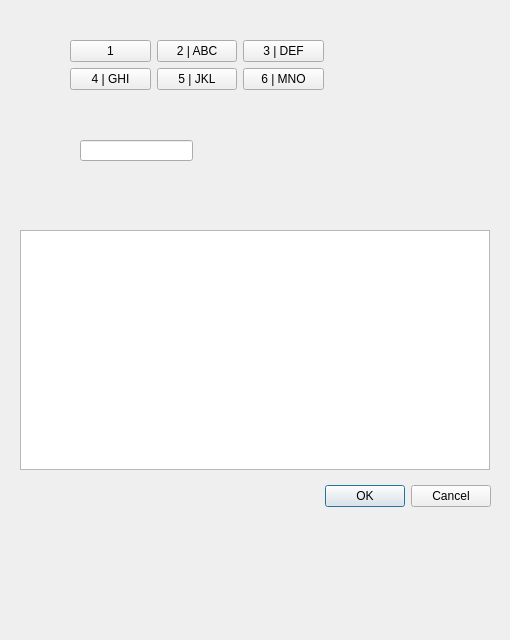
<?xml version="1.0" encoding="UTF-8"?>
<ui version="4.0">
 <class>DialogWindowT9</class>
 <widget class="QDialog" name="DialogWindowT9">
  <property name="geometry">
   <rect>
    <x>0</x>
    <y>0</y>
    <width>510</width>
    <height>640</height>
   </rect>
  </property>
  <property name="windowTitle">
   <string>Dialog</string>
  </property>
  <widget class="QDialogButtonBox" name="buttonBox">
   <property name="geometry">
    <rect>
     <x>20</x>
     <y>480</y>
     <width>471</width>
     <height>32</height>
    </rect>
   </property>
   <property name="orientation">
    <enum>Qt::Horizontal</enum>
   </property>
   <property name="standardButtons">
    <set>QDialogButtonBox::Cancel|QDialogButtonBox::Ok</set>
   </property>
  </widget>
  <widget class="QTableWidget" name="tableWidget">
   <property name="geometry">
    <rect>
     <x>20</x>
     <y>230</y>
     <width>470</width>
     <height>240</height>
    </rect>
   </property>
  </widget>
  <widget class="QWidget" name="gridLayoutWidget">
   <property name="geometry">
    <rect>
     <x>70</x>
     <y>40</y>
     <width>254</width>
     <height>50</height>
    </rect>
   </property>
   <layout class="QGridLayout" name="gridLayout">
    <item row="0" column="1">
     <widget class="QPushButton" name="pushButton_2_ABC">
      <property name="text">
       <string>2 | ABC</string>
      </property>
     </widget>
    </item>
    <item row="0" column="2">
     <widget class="QPushButton" name="pushButton_3_DEF">
      <property name="text">
       <string>3 | DEF</string>
      </property>
     </widget>
    </item>
    <item row="0" column="0">
     <widget class="QPushButton" name="pushButton">
      <property name="text">
       <string>1</string>
      </property>
     </widget>
    </item>
    <item row="1" column="0">
     <widget class="QPushButton" name="pushButton_4_GHI">
      <property name="text">
       <string>4 | GHI</string>
      </property>
     </widget>
    </item>
    <item row="1" column="1">
     <widget class="QPushButton" name="pushButton_5_JKL">
      <property name="text">
       <string>5 | JKL</string>
      </property>
     </widget>
    </item>
    <item row="1" column="2">
     <widget class="QPushButton" name="pushButton_6_MNO">
      <property name="text">
       <string>6 | MNO</string>
      </property>
     </widget>
    </item>
   </layout>
  </widget>
  <widget class="QLineEdit" name="lineEdit">
   <property name="geometry">
    <rect>
     <x>80</x>
     <y>140</y>
     <width>113</width>
     <height>21</height>
    </rect>
   </property>
  </widget>
 </widget>
 <resources/>
 <connections>
  <connection>
   <sender>buttonBox</sender>
   <signal>accepted()</signal>
   <receiver>DialogWindowT9</receiver>
   <slot>accept()</slot>
   <hints>
    <hint type="sourcelabel">
     <x>248</x>
     <y>254</y>
    </hint>
    <hint type="destinationlabel">
     <x>157</x>
     <y>274</y>
    </hint>
   </hints>
  </connection>
  <connection>
   <sender>buttonBox</sender>
   <signal>rejected()</signal>
   <receiver>DialogWindowT9</receiver>
   <slot>reject()</slot>
   <hints>
    <hint type="sourcelabel">
     <x>316</x>
     <y>260</y>
    </hint>
    <hint type="destinationlabel">
     <x>286</x>
     <y>274</y>
    </hint>
   </hints>
  </connection>
 </connections>
</ui>
